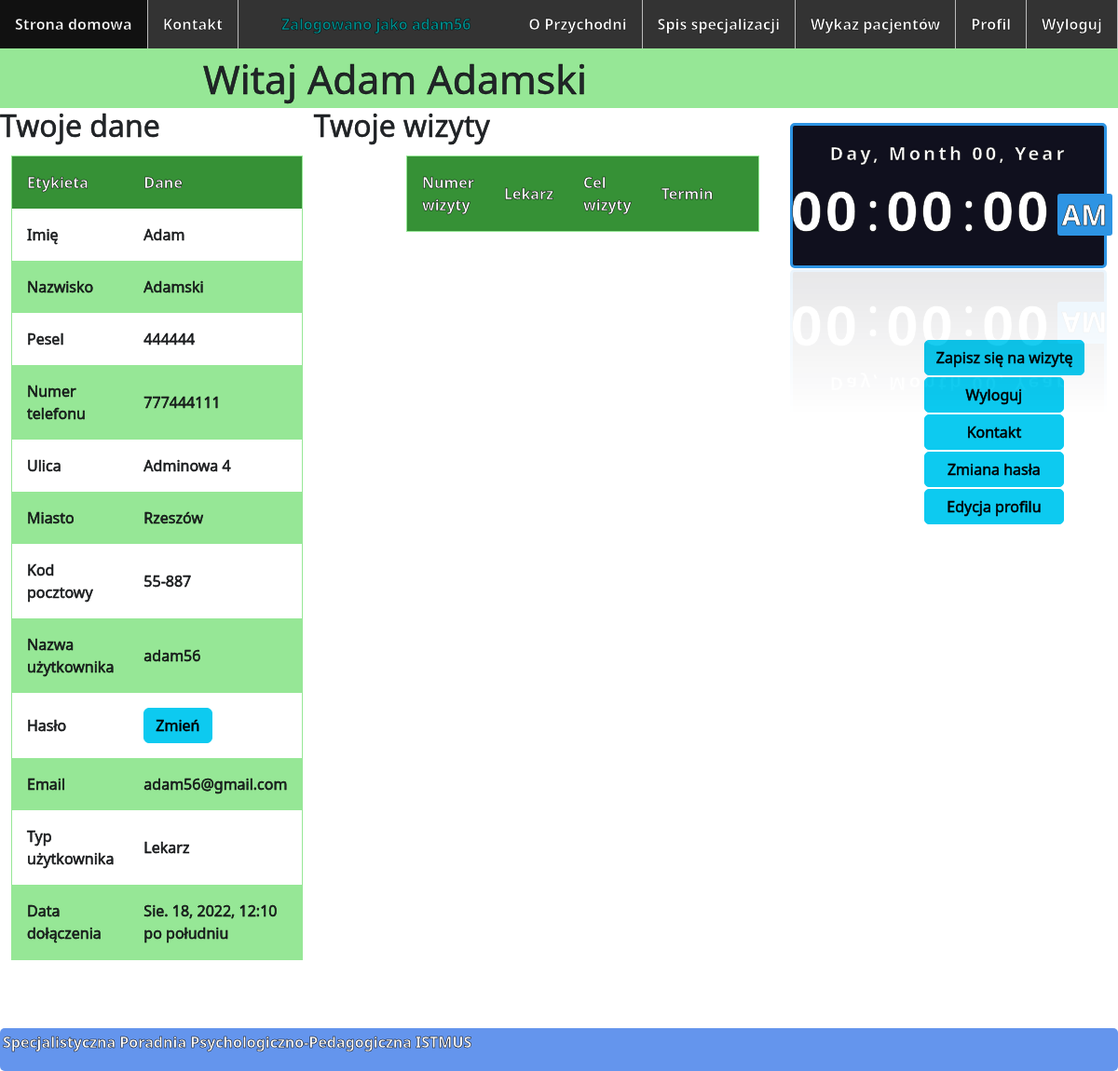
The page /profil/ (signed in) on the database its author committed.
### Przychodnia/models.py (models this page shows, shortened)
class Customer(models.Model):
    user = models.OneToOneField(User, null=True, blank=True, on_delete=models.CASCADE)
    USER_TYPES = (('ADM', 'Administrator'), ('DOC', 'Lekarz'), ('PAT', 'Pacjent'))
    userType = models.CharField(max_length=3, choices=USER_TYPES, default='PAT')
    pesel = models.IntegerField(unique=True)
    name = models.CharField(max_length=20)
    surname = models.CharField(max_length=40)
    telephoneNumber = models.IntegerField(blank=True)
    street = models.CharField(max_length=40)
    city = models.CharField(max_length=40)
    zipCode = models.CharField(max_length=6)
    def displayUserType(self):
        if (self.userType == 'ADM'):
            return "Administrator"
        if (self.userType == 'DOC'):
            return "Lekarz"
        if (self.userType == 'PAT'):
            return "Pacjent"

### Przychodnia/views.py (the view)
# urls.py: path('profil/', views.profile, name='profile'),
@login_required
def profile(request):
    user = get_object_or_404(User, pk=request.user.id)
    customer = get_object_or_404(Customer, user=user)
    today = date.today()
    visits = Visit.objects.filter(patient=customer, term__date__gte=today).order_by('term__date')
    return render(request, 'profile.html', {'user': user, 'customer': customer, 'visits': visits})

### templates/profile.html (shortened to what this page needs)
{% extends 'base.html' %}
{% load bootstrap %}
{% block content %}
    <div id="header">Witaj {{ customer.name }} {{ customer.surname }}</div>
    <div style=" display: flex;
    justify-content: space-between;">
        <h2>Twoje dane</h2>
        <h2 style="margin-right:38%">Twoje wizyty</h2>
    </div>
    <aside style="float: right; margin-right: -340px; margin-top: 186px">
        <a style="text-decoration: none;" id="a" href="{% url 'doctorsList' %}">
            <button class="btn btn-info" style="margin-left: 40%; margin-top: 5%; border-radius: 5px"
                    onclick="zapisNaWizyte()">
                Zapisz się na wizytę
            </button>
        </a>
        <a id="a" href="{% url 'logout' %}">
            <button class="btn btn-info" style="margin-left: 40%; width: 150.15px;  border-radius: 5px; margin-top: 2px"
                    onclick="logout()">Wyloguj
            </button>
        </a>
        <div style="margin-left: 40%;"><a id="a" href="{% url 'contact' %}">
            <button class="btn btn-info" style=" width: 150.15px;  border-radius: 5px; margin-top: 2px" type="button">
                Kontakt
            </button>
        </a></div>
        <div style="margin-left: 40%;"><a href="{% url 'changePassword' %}">
            <button class="btn btn-info" style=" width: 150.15px;  border-radius: 5px; margin-top: 2px" type="button">
                Zmiana hasła
            </button>
        </a></div>
        <div style="margin-left: 40%;"><a href="{% url 'editProfile' %}">
            <button class="btn btn-info" style=" width: 150.15px;  border-radius: 5px; margin-top: 2px" type="button">
                Edycja profilu
            </button>
        </a></div>
    </aside>
    <div class="row" style="margin-bottom: 10px">
        <div class="column">
            <table>
                <tr>
                    <th>Etykieta</th>
                    <th>Dane</th>
                </tr>
                <tr>
                    <td>Imię</td>
                    <td>{{ customer.name }}</td>
                </tr>
                <tr>
                    <td>Nazwisko</td>
                    <td>{{ customer.surname }}</td>
                </tr>
                <tr>
                    <td>Pesel</td>
                    <td>{{ customer.pesel }}</td>
                </tr>
                <tr>
                    <td>Numer telefonu</td>
                    <td>{{ customer.telephoneNumber }}</td>
                </tr>
                <tr>
                    <td>Ulica</td>
                    <td>{{ customer.street }}</td>
                </tr>
                <tr>
                    <td>Miasto</td>
                    <td>{{ customer.city }}</td>
                </tr>
                <tr>
                    <td>Kod pocztowy</td>
                    <td>{{ customer.zipCode }}</td>
                </tr>
                <tr>
                    <td>Nazwa użytkownika</td>
                    <td>{{ user.username }}</td>
                </tr>
                <tr>
                    <td>Hasło</td>
                    <td><a class="btn btn-info" href="{% url 'changePassword' %}">Zmień</a>
                    </td>
                </tr>
                <tr>
                    <td>Email</td>
                    <td>{{ user.email }}</td>
                </tr>
                <tr>
                    <td>Typ użytkownika</td>
                    <td>{{ customer.displayUserType }}</td>
                </tr>
                <tr>
                    <td>Data dołączenia</td>
                    <td>{{ user.date_joined }}</td>
                </tr>
            </table>
        </div>
        <div class="column" style="margin-bottom: 10vh">
            <table>
                <tr>
                    <th>Numer wizyty</th>
                    <th>Lekarz</th>
                    <th>Cel wizyty</th>
                    <th>Termin</th>
                    <th></th>
                </tr>
            </table>
        </div>
    </div>
    <br>
{% endblock content %}

### templates/base.html (shortened to what this page needs)
<!DOCTYPE html>
<html lang="en">
<head>
    {% load static %}
    <link rel="stylesheet" type="text/css" href="{% static 'styles/style.css' %}"/>
    <link href="https://cdn.jsdelivr.net/npm/bootstrap@5.2.0-beta1/dist/css/bootstrap.min.css" rel="stylesheet"
>
</head>
<body onload="initClock()">
<header>
    <ul id="ul">
        <li id="li"><a id="a" href="{% url 'homepage' %}">Strona domowa</a></li>
        <li id="li"><a id="a" href="{% url 'contact' %}">Kontakt</a></li>
        {% if user.is_authenticated %}
            <li id="li" style="float:right"><a id="a" href="{% url 'logout' %}">Wyloguj</a></li>
            <li id="li" style="float:right"><a id="a" href="{% url 'profile' %}">Profil</a></li>
            {% if user.customer.userType == 'DOC' %}
                <li id="li" style="float:right"><a id="a" href="{% url 'patientsList' %}">Wykaz
                    pacjentów</a></li>
            {% endif %}
            <li id="li" style="float:right"><a id="a" href="{% url 'doctorsList' %}">Spis specjalizacji</a></li>
        {% endif %}
        <li id="li" style="float:right"><a id="a" href="{% url 'about' %}">O Przychodni</a></li>
        {% if user.is_authenticated %}
            <li id="username">Zalogowano jako {{ user.username }}</li>
        {% endif %}
    </ul>
</header>
<aside style="float: right">
    <div style="margin-top: 10vh; margin-right: 1vw" class="datetime">
        <div class="date">
            <span id="dayname">Day</span>,
            <span id="month">Month</span>
            <span id="daynum">00</span>,
            <span id="year">Year</span>
        </div>
        <div class="time">
            <span id="hour">00</span>:
            <span id="minutes">00</span>:
            <span id="seconds">00</span>
            <span id="period">AM</span>
        </div>
    </div>
</aside>
{% block content %}{% endblock content %}
<footer>
    <p>Specjalistyczna Poradnia Psychologiczno-Pedagogiczna ISTMUS</p>
</footer>
</body>
</html>

### Przychodnia/static/styles/style.css (style rules this page uses)
header { height: auto; }
#header { margin-top: 52px; height: auto; font-size: 32pt; background-color: #96e796; text-align: center; }
html { background-color: paleturquoise; -webkit-text-stroke: 0.5px black; background-size: cover; }
#ul { list-style-type: none; margin: 0; padding: 0; overflow: hidden; background-color: #333; position: fixed; top: 0; width: 100%; }
#li { float: left; }
li a { display: block; color: white; text-align: center; padding: 14px 16px; text-decoration: none; font-weight: bold; -webkit-text-stroke: 0.5px black; }
#li #a { display: block; color: white; text-align: center; padding: 14px 16px; text-decoration: none; font-weight: bold; }
li { border-right: 1px solid #bbb; }
li:last-child { border-right: none; }
#li { border-right: 1px solid #bbb; }
footer { text-align: left; padding: 3px; background-color: cornflowerblue; display: block; color: white; position: fixed; left: 0; bottom: 0; width: 100%; font-weight: bold; border-radius: 5px; -webkit-text-stroke: 0.5px black; }
#username { display: block; color: darkcyan; text-align: center; padding: 14px 16px; text-decoration: none; font-weight: bold; }
* { box-sizing: border-box; }
.row { display: flex; margin-left: -5px; margin-right: -5px; }
.column { flex: 50%; padding: 5px; }
table { border-collapse: collapse; border-spacing: 0; width: 75%; border: 1px solid #96e796; margin-bottom: 10vh; }
th { background-color: #369136; color: white; }
th, td { text-align: left; padding: 16px; }
tr:nth-child(odd) { background-color: #96e796; }
.datetime { color: #fff; background: #10101E; font-family: "Segoe UI", sans-serif; width: 340px; padding: 15px 10px; border: 3px solid #2E94E3; border-radius: 5px; -webkit-box-reflect: below 1px linear-gradient(transparent, rgba(255, 255, 255, 0.1)); transition: 0.5s; transition-property: background, box-shadow; }
.date { font-size: 20px; font-weight: 600; text-align: center; letter-spacing: 3px; }
.time { font-size: 60px; display: flex; justify-content: center; align-items: center; }
.time span:not(:last-child) { position: relative; margin: 0 6px; font-weight: 600; text-align: center; letter-spacing: 3px; }
.time span:last-child { background: #2E94E3; font-size: 30px; font-weight: 600; text-transform: uppercase; margin-top: 10px; padding: 0 5px; border-radius: 3px; }

### rows shown on the page
Customer: name "Adam", surname "Adamski", pesel "444444", telephoneNumber "777444111", street "Adminowa 4", city "Rzeszów", zipCode "55-887", displayUserType "Lekarz"

### other values the page prints
{{ user.username }} "adam56"
{{ user.email }} "adam56@gmail.com"
{{ user.date_joined }} "Sie. 18, 2022, 12:10 po południu"
